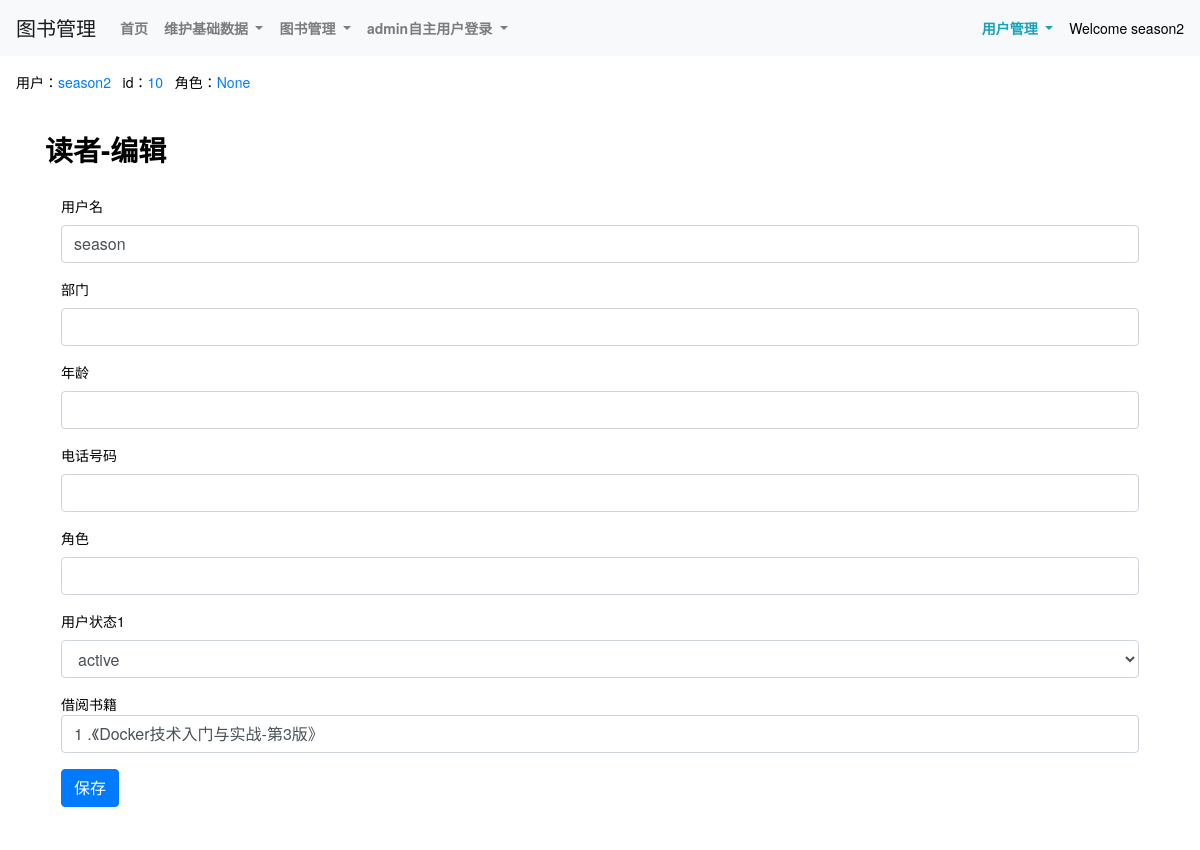
The page /theUserlist_edit/2/ (signed in) on the database as committed earlier.
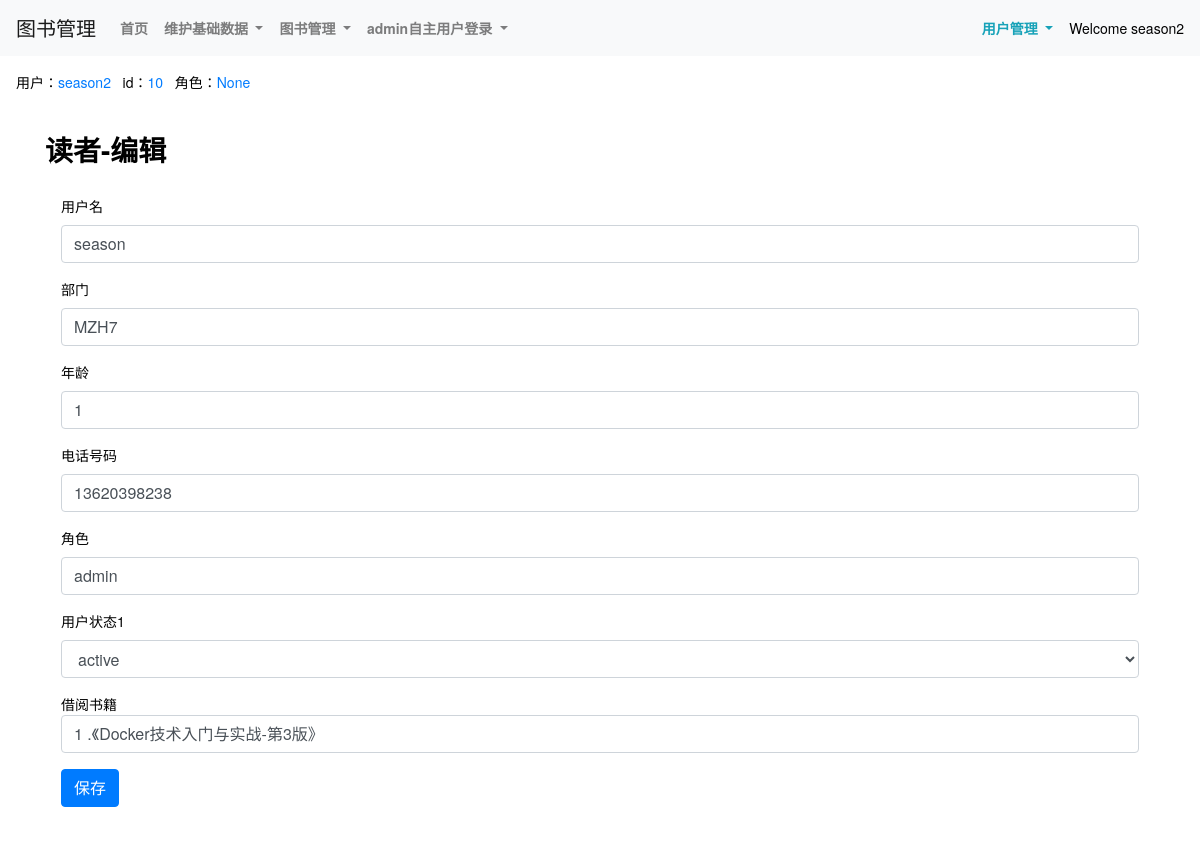
The same page on the database as committed later.
### book/models.py (models this page shows, shortened)
class User(AbstractUser):
    dept = models.CharField(max_length=500,verbose_name=('部门'),blank=True, null=True,)
    age = models.IntegerField(verbose_name=('年龄'),blank=True, null=True,)
    mobilenumber = models.CharField(max_length=500,verbose_name=('电话号码'),blank=True, null=True,)
    role = models.CharField(max_length=500,verbose_name=('角色'),blank=True, null=True,)
    theUser_status1 = models.CharField(max_length=500,verbose_name=('用户状态1'),choices=THEUSERSTATUS_TYPE,default='active')
    field1 = models.CharField(max_length=500,verbose_name=('属性1'),blank=True, null=True,)
    field2 = models.CharField(max_length=500,verbose_name=('属性2'),blank=True, null=True,)
    field3 = models.CharField(max_length=500,verbose_name=('属性3'),blank=True, null=True,)
    field4 = models.CharField(max_length=500,verbose_name=('属性4'),blank=True, null=True,)
    class Meta(AbstractUser.Meta):
        swappable = 'AUTH_USER_MODEL'

### book/views.py (the view)
# urls.py: path('theUserlist_edit/<int:id>/', views.theUserlist_edit,name='theUserlist_edit'),
def theUserlist_edit(request,id):
    row_obj = User.objects.filter(id=id).first()
    if request.method == "GET":
        form = theUserNoPasswordForm(instance=row_obj)
        theUser_fk_theBorrow_fk_theBook = []
        for fk in row_obj.theborrow_set.all():
            booklist = fk.theBorrow_theBook.theBook_name if fk else 'no-data'
            theUser_fk_theBorrow_fk_theBook.append(booklist)
            print(theUser_fk_theBorrow_fk_theBook)
        return render(request,'theUserlist_edit.html',{'form':form,'theUser_fk_theBorrow_fk_theBook':theUser_fk_theBorrow_fk_theBook,})
    form = theUserNoPasswordForm(data=request.POST,files=request.FILES, instance=row_obj)
    if form.is_valid():
        form.save()
        return redirect("/theUserlist_show/")
    return render(request,'theUserlist_edit.html',{'form':form})

### book/forms.py
class theUserNoPasswordForm(ModelForm):
    class Meta:
        model = User
        fields = ['username','dept','age','mobilenumber','role','theUser_status1',]
        exclude = []
        labels= {
            "username":"用户名",
        }
    bootstrap_exclude_fields = []
    def __init__(self, *args, **kwargs):
        super().__init__(*args, **kwargs)
        for name, field in self.fields.items():
            if name in self.bootstrap_exclude_fields:
                continue
            if field.widget.attrs:
                field.widget.attrs["class"] = field.widget.attrs.get('class','') + ' ' + 'form-control'
            else:
                field.widget.attrs = {
                    "class": "form-control",
                }

### templates/theUserlist_edit.html (shortened to what this page needs)
{% extends 'base.html' %}
{% load static %}
{% block body_block %}
<div class="container">
    <div class="row py-4 align-items-center">
        <div class="col-lg-12 col-md-12 mt-0 table-responsive"  style="background-color: #fff;">
            <h3 class="font-weight-bold">读者-编辑</h3>
            <div class="modal-body">
                <form method="post" id="formSave" enctype="multipart/form-data">
                    <div>
                        {% for item in form %}
                        <div class="col-xs-6">
                            <div class="form-group" style="position: relative; margin-top: 5px">
                                <label>{{ item.label }}</label>
                                {{ item }}
                            </div>
                        </div>
                        {% endfor %}
                        <div class="col-xs-6">
                            <div class="form-group" style="position: relative; margin-top: 5px">
                                <div>借阅书籍</div>
                                {% for object in theUser_fk_theBorrow_fk_theBook %}
                                    <div class="form-control">{{ forloop.counter }} .《{{ object }}》</div>
                                {% endfor %}
                            </div>
                        </div>
                    </div>
                    <button type="submit" class="btn btn-primary">保存</button>
                </form>
            </div>
        </div>
    </div>
</div>
<br>
<br>
<br>
<br>
<br>
{% endblock %}

Rows that differ between the two databases and show on the page:
changed User "season": dept (not shown) → "MZH7"; age (not shown) → "1"; mobilenumber (not shown) → "13620398238"; role (not shown) → "admin"
